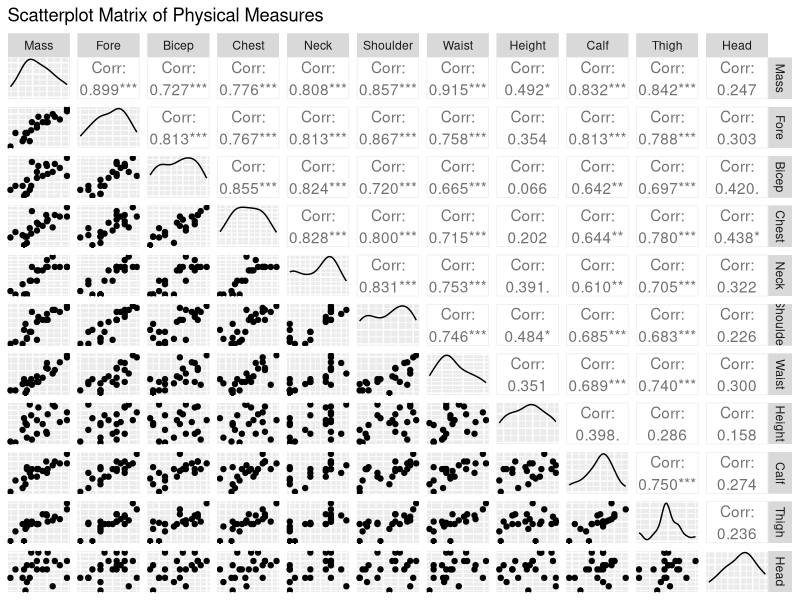
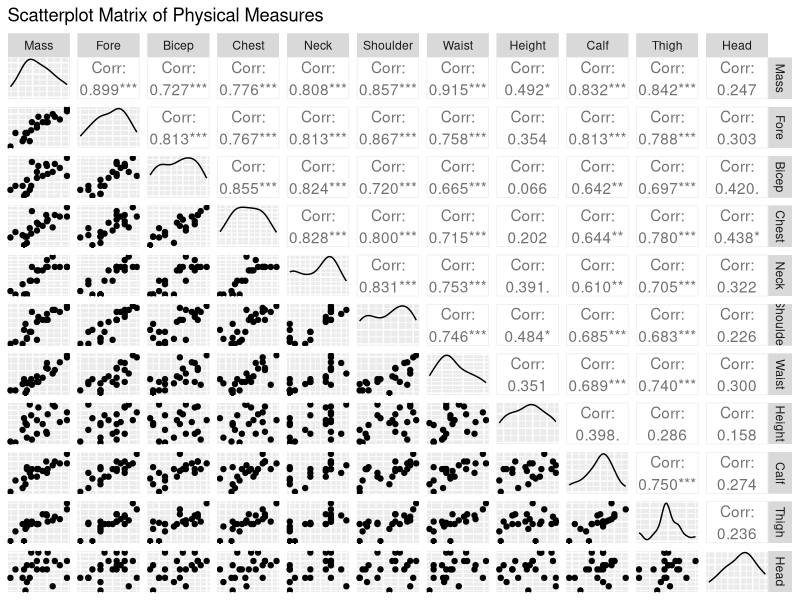
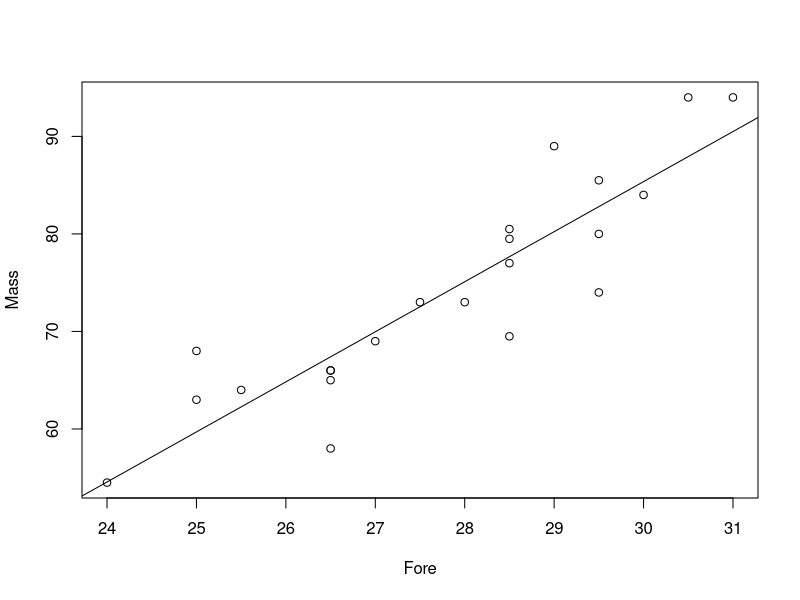
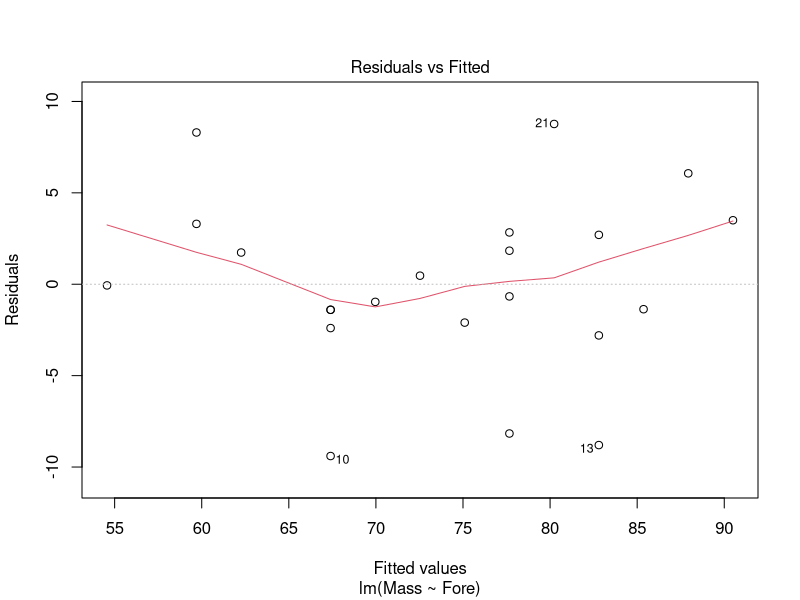
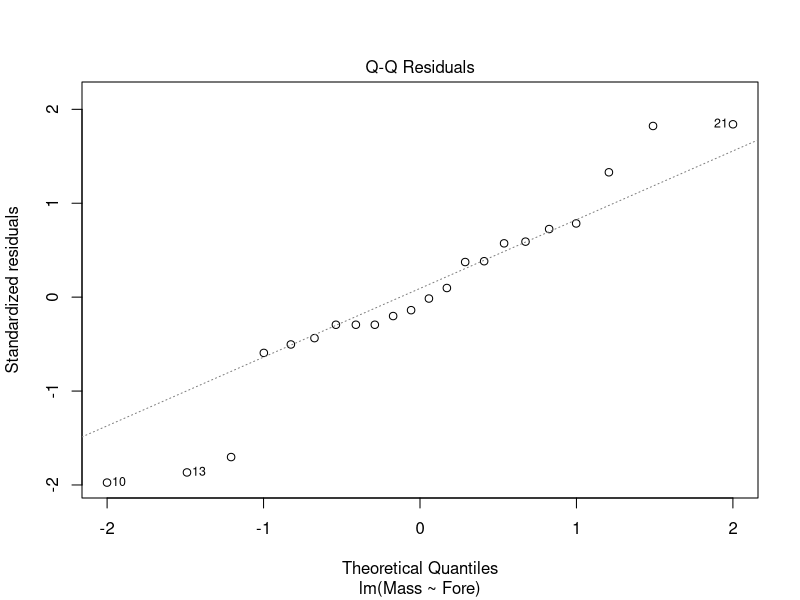
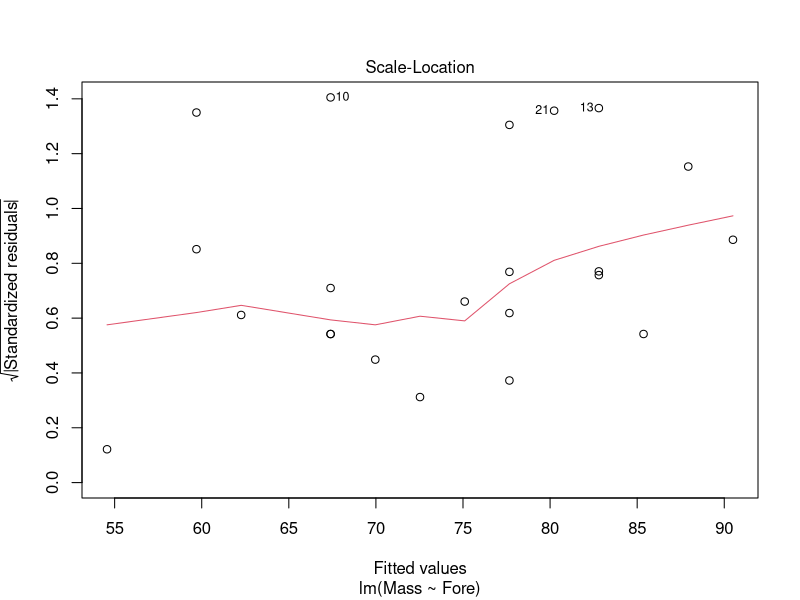
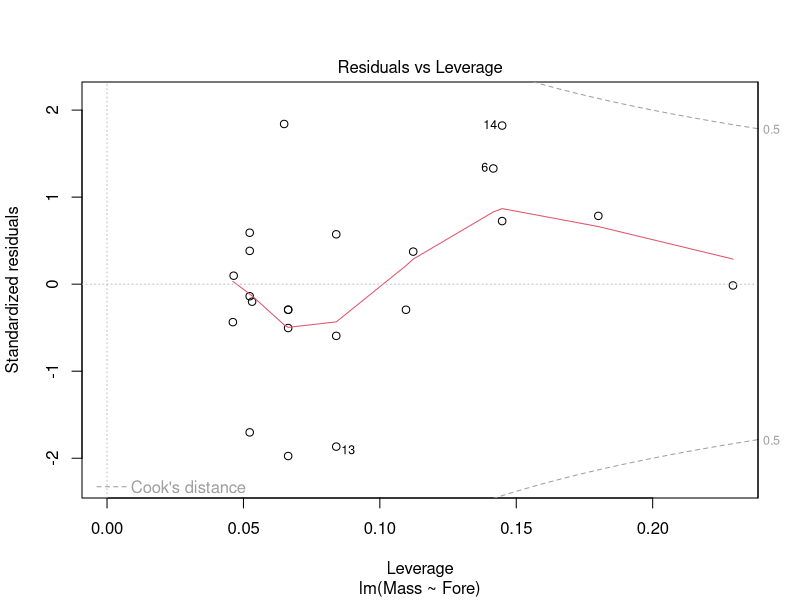
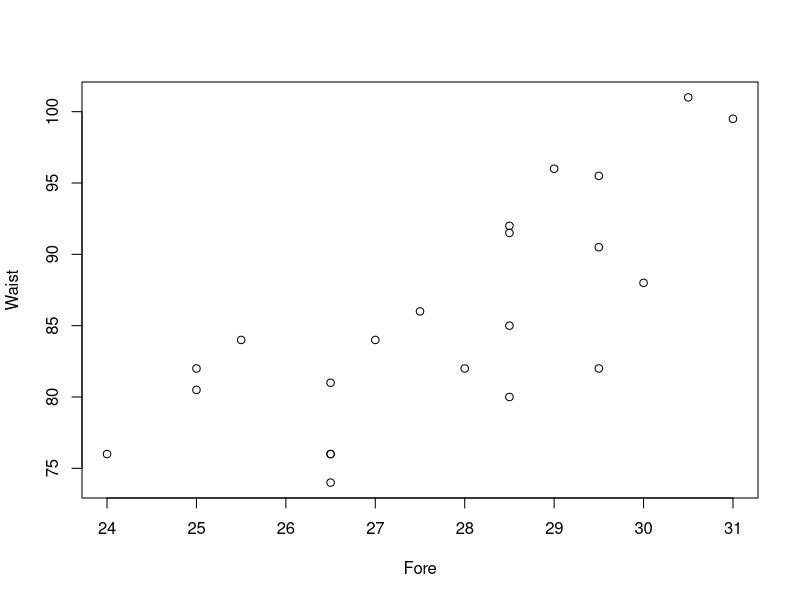

R code for these plots, in order:
## ---- chunk 1
knitr::opts_chunk$set(echo = TRUE)
## ---- chunk 2
library(readxl)
PhysicalMeasures <- read_xlsx(file.path("physicalmeasures.xlsx"))
summary(PhysicalMeasures)
## ---- chunk 3
library(GGally)
ggpairs(PhysicalMeasures, axisLabels = "none", 
        title = "Scatterplot Matrix of Physical Measures")
# corr codes
## ---- chunk 4
ggpairs(PhysicalMeasures, axisLabels = "none", 
        title = "Scatterplot Matrix of Physical Measures")
## ---- chunk 5
#waist=Physicalmeasures$Waist

fit_fore <- lm(Mass ~ Fore, data = PhysicalMeasures)
summary(fit_fore) # does not have VIFs included like SAS
plot(Mass ~ Fore, data = PhysicalMeasures)
abline(fit_fore)
## ---- chunk 6
## Linear Model of Mass with All Predictors

#fit_all <- lm(Mass ~ ., data = PhysicalMeasures)
#summary(fit_all) # does not have VIFs included like SAS
## ---- chunk 7
fitted(fit_fore) # predicted values
## ---- chunk 8
residuals(fit_fore) # residuals
## ---- chunk 9
summary(fit_fore) 
summary.aov(fit_fore)
## ---- chunk 10
plot(fit_fore)
## ---- chunk 11
fit_waist <- lm(Mass ~ Waist, data = PhysicalMeasures)
summary(fit_waist) # does not have VIFs included like SAS
plot(Waist ~ Fore, data = PhysicalMeasures)
abline(fit_waist)
fitted(fit_waist) # predicted values
residuals(fit_waist) # residuals
summary(fit_waist) 
summary.aov(fit_waist)
plot(fit_waist)
